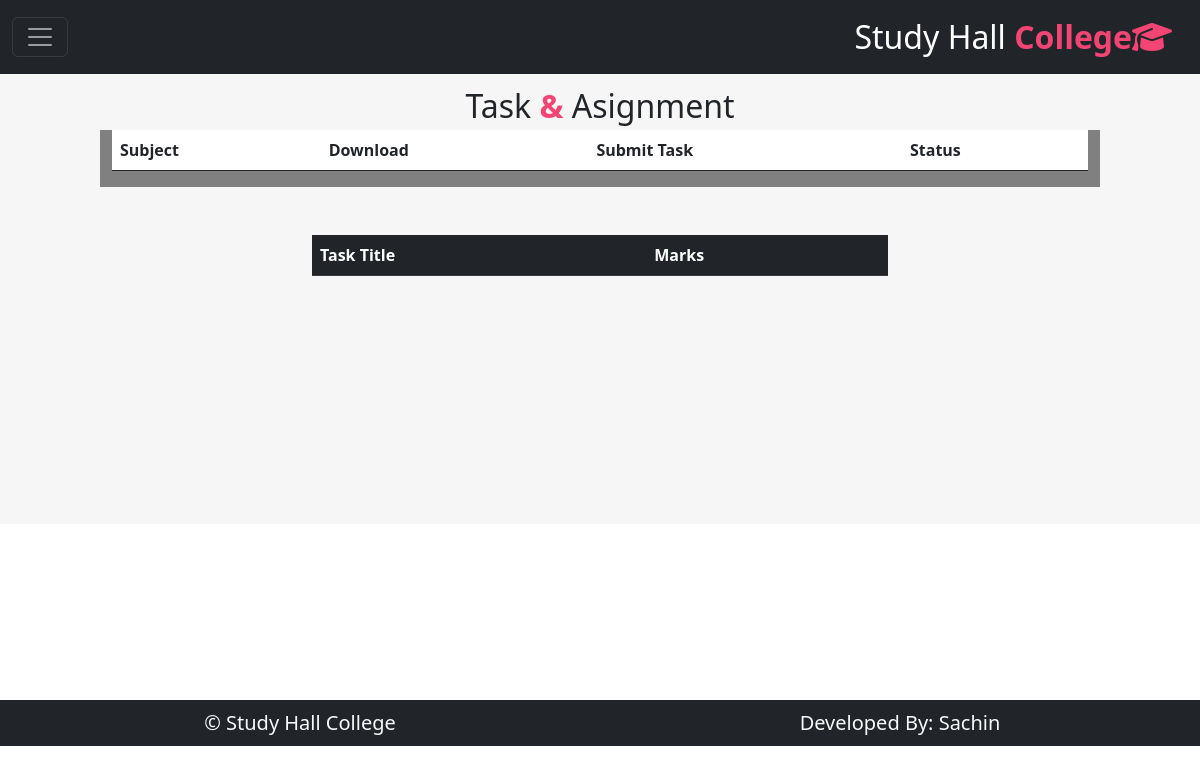
Before: /student/tasks/ (signed in) with the older database file.
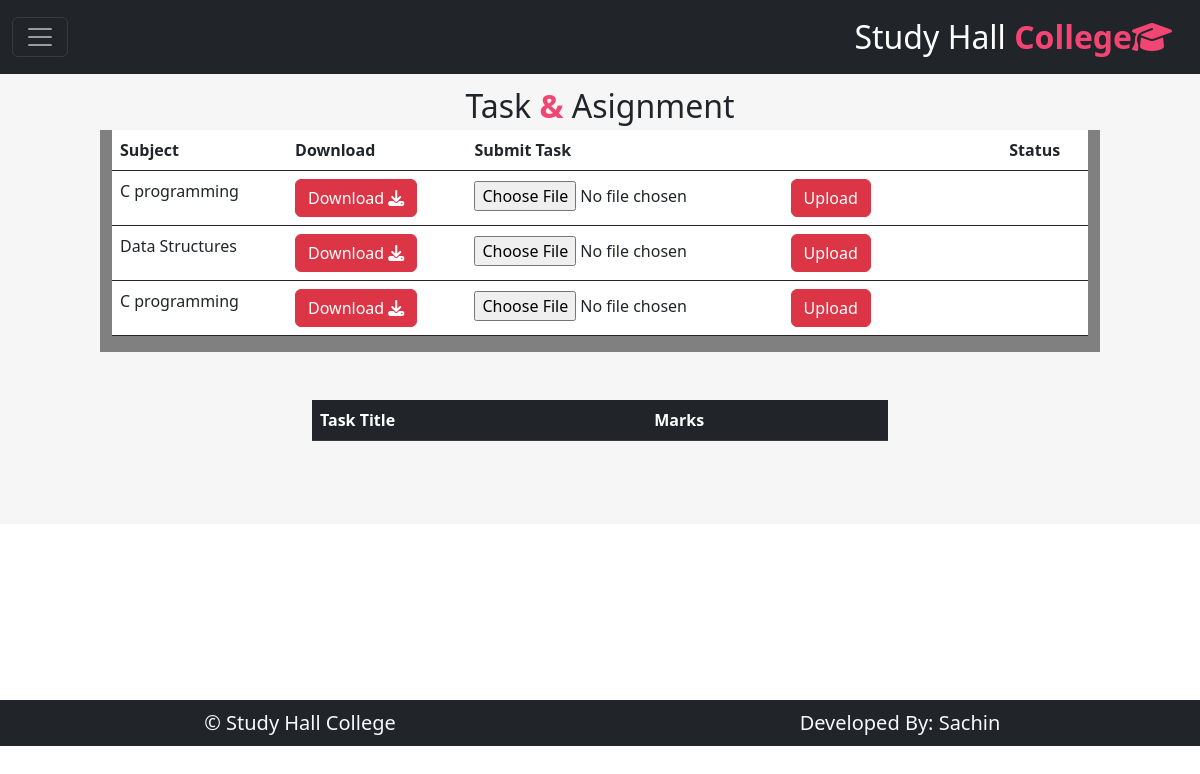
After: the same page with the newer database file.
### student/models.py (models this page shows)
class giventask(models.Model):
    department = models.ForeignKey(department, on_delete=models.CASCADE, null=True)
    semester = models.ForeignKey(semester, on_delete=models.CASCADE, null=True)
    subject = models.ForeignKey(subject, on_delete=models.CASCADE, null=True)
    task_file = models.FileField(upload_to='static/task', null=True)
    added_date = models.DateField(null=True)

class subject(models.Model):
    subject_code=models.CharField(max_length=100,null=True)
    subject_name=models.CharField(max_length=200,null=True)
    department=models.ForeignKey(department,on_delete=models.CASCADE)
    semester=models.ForeignKey(semester,on_delete=models.CASCADE)
    teacher=models.ForeignKey(teacher,on_delete=models.CASCADE)
    date=models.DateField(null=True)
    def __str__(self):
        return self.subject_name

### student/views.py (the view)
# urls.py: path('tasks/',views.mytask),
def mytask(request):
    x=giventask.objects.all().order_by('-id')
    md={"tdata":x}
    return render(request,'student/tasks.html',md)

### templates/student/tasks.html (shortened to what this page needs)
{% extends 'studentbase.html'%}
{% load static %}
{% block studentzone %}
<div class="text-center fs-2 mt-2">
     Task<B class="txt-mycolor1"> & </B>Asignment
</div>
<div class="row">
    <div class="col-sm-10 mx-auto" style="background:grey;">
        <table class="table table-hover ">
            <tr class="border-dark">
                <th >Subject</th>
                <th>Download</th>
                <th>Submit Task</th>
                <th>Status</th>
            </tr>
            {% for x in tdata %}
            <tr class="border-dark">
                <td>{{x.subject}}</td>
                <td>
                    <a href="/{{x.task_file}}" target="_blank" class="btn btn-danger">Download <i class="fa-solid fa-download"></i></a>
                </td>
                <td>
                    <form id="task" method="post" action="/student/stask/" enctype="multipart/form-data">
                        <input type="file" name="fu"/>
                        <input type="submit" value="Upload" class="btn btn-danger" onclick="SubmitTask()"/>
                    </form>
                </td>
                <td>
                </td>
            </tr>
            {% endfor %}
        </table>
    </div>
</div>
<div class="row">
    <div class="col-sm-6 mx-auto my-5">
        <table class="table table-dark table-hover">
            <tr>
                <th>Task Title</th>
                <th>Marks</th>
            </tr>
        </table>
    </div>
</div>
{% endblock %}

### templates/studentbase.html (shortened to what this page needs)
<!DOCTYPE html>
{% load static %}
<html lang="en">
<head>
    <link href="{% static 'css/bootstrap.css'%}" rel="stylesheet"/>
    <link href="{% static 'css/all.css'%}" rel="stylesheet"/>
    <link href="{% static 'css/userStyle.css'%}" rel="stylesheet"/>
</head>
<body>
<div class="container-fluid">
    <div class="row menu">
        <div class="col-sm-12 px-0 mx-0">
            <nav class="navbar navbar-dark bg-dark px-0 mx-0">
  <div class="container-fluid">
    <button class="navbar-toggler" type="button" data-bs-toggle="offcanvas" data-bs-target="#offcanvasDarkNavbar" aria-controls="offcanvasDarkNavbar" aria-label="Toggle navigation">
      <span class="navbar-toggler-icon"></span>
    </button>
    <a class="navbar-brand fs-2 " href="#">Study Hall<b class="txt-mycolor1"> College<i class="fa-solid fa-graduation-cap"></i></b></a>
  </div>
</nav>
        </div>
</div>
<div class="row">
    <div class="col-sm-12" style="min-height:450px; background:#f6f6f6;">
        {% block studentzone %}
        {% endblock %}
    </div>
</div>
<div class="row footer bg-dark text-center text-light py-2 fs-5" style="margin-top:15%;">
    <div class="col-sm-6">
        &copy; Study Hall College
    </div>
    <div class="col-sm-6">
        Developed By: Sachin
    </div>
</div>
</div>
</body>
</html>

### static/css/userStyle.css (style rules this page uses)
:root { --bgcolor:black; --bgcolor1:#f34573; --bgcolor2:rgb(99, 3, 54); --bgcolor3:#0a400a; --txtcolor1:#f34573; --txtcolor2:#2a6171; --txtcolor3:#008000; --txtcolor4:white; }
b { color:green ! important; }
.txt-mycolor1 { color:var(--txtcolor1) !important; }

### templates/studentbase.html (style rules this page uses)
:root { --bgcolor1:#f34573; --bgcolor2:#2a6171; --txtcolor1:#f34573; --txtcolor2:#2a6171; }
.txt-mycolor1 { color:var(--txtcolor1) !important; }

Changed rows visible on the page:
added giventask: subject "C programming"
added giventask: subject "Data Structures"
added giventask: subject "C programming"
